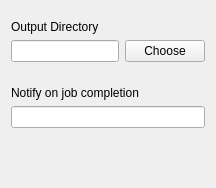
      <widget class="QWidget" name="ui_advanced_tab">
       <attribute name="title">
        <string>Advanced</string>
       </attribute>
       <layout class="QVBoxLayout" name="verticalLayout_9">
        <item>
         <widget class="QWidget" name="ui_output_path_widget" native="true">
          <layout class="QVBoxLayout" name="verticalLayout_3">
           <property name="leftMargin">
            <number>0</number>
           </property>
           <property name="rightMargin">
            <number>0</number>
           </property>
           <item>
            <widget class="QLabel" name="label_5">
             <property name="text">
              <string>Output Directory</string>
             </property>
            </widget>
           </item>
           <item>
            <widget class="QWidget" name="widget_2" native="true">
             <layout class="QHBoxLayout" name="horizontalLayout">
              <property name="leftMargin">
               <number>0</number>
              </property>
              <property name="topMargin">
               <number>0</number>
              </property>
              <property name="rightMargin">
               <number>0</number>
              </property>
              <property name="bottomMargin">
               <number>0</number>
              </property>
              <item>
               <widget class="QLineEdit" name="ui_output_directory_lnedt">
                <property name="enabled">
                 <bool>true</bool>
                </property>
                <property name="sizePolicy">
                 <sizepolicy hsizetype="Minimum" vsizetype="Fixed">
                  <horstretch>0</horstretch>
                  <verstretch>0</verstretch>
                 </sizepolicy>
                </property>
                <property name="readOnly">
                 <bool>false</bool>
                </property>
                <property name="isFileUserPref" stdset="0">
                 <bool>true</bool>
                </property>
               </widget>
              </item>
              <item>
               <widget class="QPushButton" name="ui_choose_output_path_pbtn">
                <property name="sizePolicy">
                 <sizepolicy hsizetype="Maximum" vsizetype="Fixed">
                  <horstretch>0</horstretch>
                  <verstretch>0</verstretch>
                 </sizepolicy>
                </property>
                <property name="text">
                 <string>Choose</string>
                </property>
               </widget>
              </item>
             </layout>
            </widget>
           </item>
          </layout>
         </widget>
        </item>
        <item>
         <widget class="QWidget" name="ui_notify_widget" native="true">
          <layout class="QVBoxLayout" name="verticalLayout_8">
           <property name="leftMargin">
            <number>0</number>
           </property>
           <property name="rightMargin">
            <number>0</number>
           </property>
           <item>
            <widget class="QLabel" name="label_7">
             <property name="text">
              <string>Notify on job completion</string>
             </property>
            </widget>
           </item>
           <item>
            <widget class="QLineEdit" name="ui_notify_lnedt">
             <property name="sizePolicy">
              <sizepolicy hsizetype="Preferred" vsizetype="Fixed">
               <horstretch>0</horstretch>
               <verstretch>0</verstretch>
              </sizepolicy>
             </property>
             <property name="isFileUserPref" stdset="0">
              <bool>true</bool>
             </property>
            </widget>
           </item>
           <item>
            <spacer name="verticalSpacer_2">
             <property name="orientation">
              <enum>Qt::Vertical</enum>
             </property>
             <property name="sizeHint" stdset="0">
              <size>
               <width>20</width>
               <height>40</height>
              </size>
             </property>
            </spacer>
           </item>
          </layout>
         </widget>
        </item>
       </layout>
      </widget>
